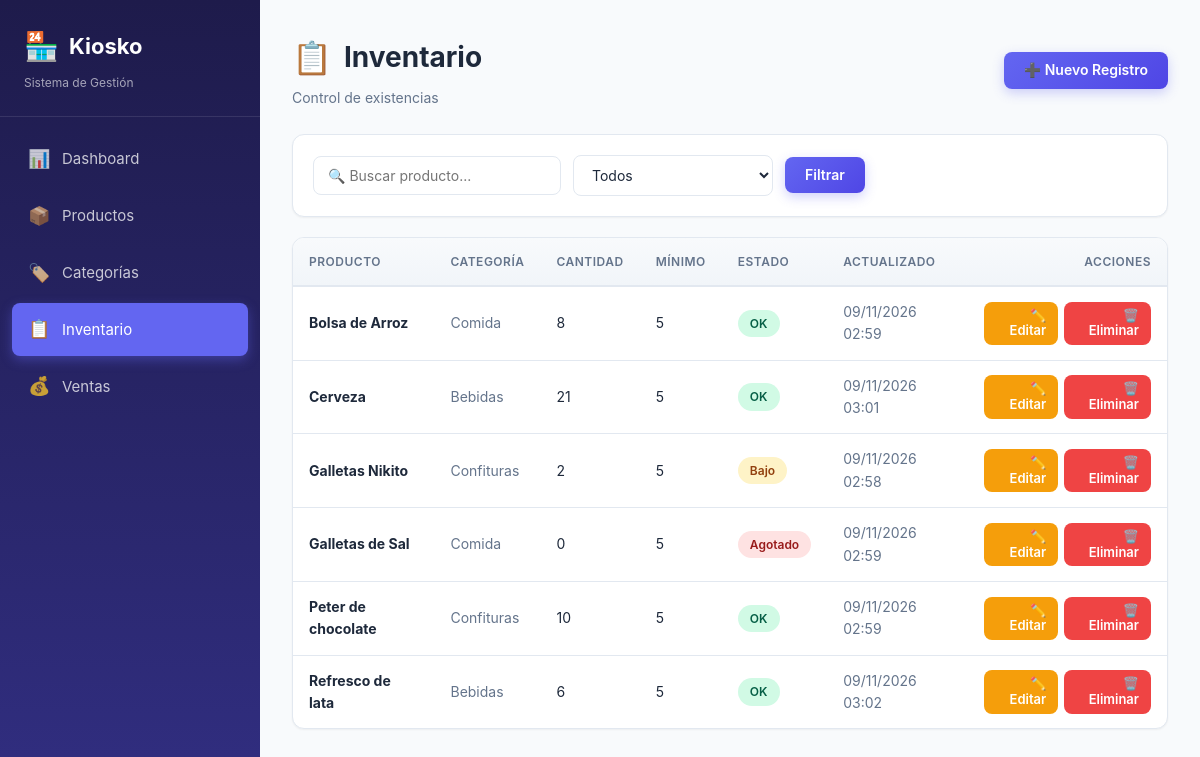
The app's page /inventario/ with its own data.
### tienda/models.py (models this page shows, shortened)
class Inventario(models.Model):
    producto = models.ForeignKey(Producto, on_delete=models.CASCADE,
                                 related_name='inventarios')
    cantidad = models.PositiveIntegerField(default=0)
    stock_minimo = models.PositiveIntegerField(default=5)
    actualizado = models.DateTimeField(auto_now=True)
    class Meta:
        verbose_name = 'Inventario'
        verbose_name_plural = 'Inventario'
        ordering = ['producto__nombre']
    @property
    def bajo_stock(self):
        return self.cantidad <= self.stock_minimo

class Producto(models.Model):
    nombre = models.CharField(max_length=150)
    precio_venta = models.DecimalField(max_digits=10, decimal_places=2,
                                        validators=[MinValueValidator(0)])
    categoria = models.ForeignKey(Categoria, on_delete=models.CASCADE,
                                  related_name='productos')
    creado = models.DateTimeField(auto_now_add=True)
    class Meta:
        verbose_name = 'Producto'
        verbose_name_plural = 'Productos'
        ordering = ['nombre']

class Categoria(models.Model):
    nombre = models.CharField(max_length=100, unique=True)
    descripcion = models.TextField(blank=True, null=True)
    color = models.CharField(max_length=7, default='#6366f1',
                             help_text='Color en formato HEX (ej: #6366f1)')
    creado = models.DateTimeField(auto_now_add=True)
    class Meta:
        verbose_name = 'Categoría'
        verbose_name_plural = 'Categorías'
        ordering = ['nombre']

### tienda/views.py (the view)
# urls.py: path('inventario/', views.inventario_lista, name='inventario_lista'),
def inventario_lista(request):
    q = request.GET.get('q', '')
    filtro = request.GET.get('filtro', '')
    inventarios = Inventario.objects.select_related('producto', 'producto__categoria')
    if q:
        inventarios = inventarios.filter(producto__nombre__icontains=q)
    if filtro == 'bajo':
        inventarios = inventarios.filter(cantidad__lte=F('stock_minimo'))
    elif filtro == 'agotado':
        inventarios = inventarios.filter(cantidad=0)
    return render(request, 'inventario/lista.html', {
        'inventarios': inventarios, 'q': q, 'filtro': filtro,
        'seccion': 'inventario'
    })

### templates/inventario/lista.html (shortened to what this page needs)
{% extends 'base.html' %}
{% block content %}
<div class="page-header">
    <div>
        <h1 class="page-title"><span class="title-icon">📋</span> Inventario</h1>
        <p class="page-subtitle">Control de existencias</p>
    </div>
    <a href="{% url 'inventario_crear' %}" class="btn btn-primary">➕ Nuevo Registro</a>
</div>
<div class="filters">
    <form method="get">
        <input type="text" name="q" value="{{ q }}" placeholder="🔍 Buscar producto..." class="form-input">
        <select name="filtro" class="form-input">
            <option value="">Todos</option>
        </select>
        <button type="submit" class="btn btn-primary">Filtrar</button>
    </form>
</div>
<div class="table-container">
    {% if inventarios %}
    <div class="table-scroll">
        <table>
            <thead>
                <tr>
                    <th>Producto</th>
                    <th>Categoría</th>
                    <th>Cantidad</th>
                    <th>Mínimo</th>
                    <th>Estado</th>
                    <th>Actualizado</th>
                    <th class="text-right">Acciones</th>
                </tr>
            </thead>
            <tbody>
                {% for i in inventarios %}
                <tr>
                    <td><strong>{{ i.producto.nombre }}</strong></td>
                    <td class="text-muted">{{ i.producto.categoria.nombre }}</td>
                    <td>{{ i.cantidad }}</td>
                    <td>{{ i.stock_minimo }}</td>
                    <td>
                        {% if i.cantidad == 0 %}
                            <span class="badge badge-danger">Agotado</span>
                        {% elif i.bajo_stock %}
                            <span class="badge badge-warning">Bajo</span>
                        {% else %}
                            <span class="badge badge-success">OK</span>
                        {% endif %}
                    </td>
                    <td class="text-muted">{{ i.actualizado|date:"d/m/Y H:i" }}</td>
                    <td class="text-right">
                        <div class="table-actions" style="justify-content:flex-end;">
                            <a href="{% url 'inventario_editar' i.pk %}" class="btn btn-warning btn-sm">✏️ Editar</a>
                            <a href="{% url 'inventario_eliminar' i.pk %}" class="btn btn-danger btn-sm">🗑️ Eliminar</a>
                        </div>
                    </td>
                </tr>
                {% endfor %}
            </tbody>
        </table>
    </div>
    {% endif %}
</div>
{% endblock %}

### static/css/style.css (style rules this page uses)
* { margin: 0; padding: 0; box-sizing: border-box; }
:root { --primary: #6366f1; --primary-dark: #4f46e5; --primary-light: #818cf8; --secondary: #ec4899; --success: #10b981; --warning: #f59e0b; --danger: #ef4444; --bg: #f8fafc; --surface: #ffffff; --text: #1e293b; --text-muted: #64748b; --border: #e2e8f0; --shadow-sm: 0 1px 2px rgba(0,0,0,0.05); --shadow: 0 4px 6px -1px rgba(0,0,0,0.1), 0 2px 4px -1px rgba(0,0,0,0.06); --shadow-lg: 0 10px 25px -3px rgba(0,0,0,0.1); --radius: 12px; --radius-sm: 8px; --sidebar-width: 260px; }
body { font-family: -apple-system, BlinkMacSystemFont, 'Segoe UI', Roboto, 'Helvetica Neue', Arial, sans-serif; background: var(--bg); color: var(--text); line-height: 1.6; min-height: 100vh; }
.page-header { display: flex; justify-content: space-between; align-items: center; margin-bottom: 24px; flex-wrap: wrap; gap: 16px; }
.page-title { font-size: 28px; font-weight: 700; color: var(--text); display: flex; align-items: center; gap: 12px; }
.page-title .title-icon { font-size: 32px; }
.page-subtitle { color: var(--text-muted); font-size: 14px; margin-top: 4px; }
.btn { display: inline-flex; align-items: center; gap: 8px; padding: 10px 20px; border: none; border-radius: var(--radius-sm); font-size: 14px; font-weight: 600; cursor: pointer; text-decoration: none; transition: all 0.2s; line-height: 1.2; font-family: inherit; }
.btn-primary { background: linear-gradient(135deg, var(--primary) 0%, var(--primary-dark) 100%); color: white; box-shadow: 0 4px 12px rgba(99,102,241,0.3); }
.btn-warning { background: var(--warning); color: white; }
.btn-danger { background: var(--danger); color: white; }
.btn-sm { padding: 6px 12px; font-size: 13px; }
.table-container { background: var(--surface); border-radius: var(--radius); box-shadow: var(--shadow-sm); border: 1px solid var(--border); overflow: hidden; }
.table-scroll { overflow-x: auto; }
table { width: 100%; border-collapse: collapse; font-size: 14px; }
thead { background: linear-gradient(180deg, #f8fafc 0%, #f1f5f9 100%); }
th { text-align: left; padding: 14px 16px; font-weight: 600; color: var(--text-muted); font-size: 12px; text-transform: uppercase; letter-spacing: 0.5px; border-bottom: 2px solid var(--border); }
td { padding: 14px 16px; border-bottom: 1px solid var(--border); color: var(--text); }
tbody tr:last-child td { border-bottom: none; }
tbody tr { transition: background 0.15s; }
.table-actions { display: flex; gap: 6px; }
.badge { display: inline-block; padding: 4px 12px; border-radius: 50px; font-size: 12px; font-weight: 600; }
.badge-success { background: #d1fae5; color: #065f46; }
.badge-warning { background: #fef3c7; color: #92400e; }
.badge-danger { background: #fee2e2; color: #991b1b; }
.filters { background: var(--surface); padding: 20px; border-radius: var(--radius); box-shadow: var(--shadow-sm); border: 1px solid var(--border); margin-bottom: 20px; display: flex; gap: 12px; flex-wrap: wrap; align-items: center; }
.filters form { display: flex; gap: 12px; flex-wrap: wrap; width: 100%; align-items: center; }
.form-input { padding: 10px 14px; border: 1px solid var(--border); border-radius: var(--radius-sm); font-size: 14px; font-family: inherit; background: white; transition: all 0.2s; min-width: 200px; color: var(--text); }
select.form-input { cursor: pointer; }
.text-right { text-align: right; }
.text-muted { color: var(--text-muted); }

### records on screen
Inventario: producto.nombre "Bolsa de Arroz", producto.categoria.nombre "Comida", cantidad "8", stock_minimo "5", shows "OK", actualizado "09/11/2026 02:59"
Inventario: producto.nombre "Cerveza", producto.categoria.nombre "Bebidas", cantidad "21", stock_minimo "5", shows "OK", actualizado "09/11/2026 03:01"
Inventario: producto.nombre "Galletas Nikito", producto.categoria.nombre "Confituras", cantidad "2", stock_minimo "5", shows "Bajo", actualizado "09/11/2026 02:58"
Inventario: producto.nombre "Galletas de Sal", producto.categoria.nombre "Comida", cantidad "0", stock_minimo "5", shows "Agotado", actualizado "09/11/2026 02:59"
Inventario: producto.nombre "Peter de chocolate", producto.categoria.nombre "Confituras", cantidad "10", stock_minimo "5", shows "OK", actualizado "09/11/2026 02:59"
Inventario: producto.nombre "Refresco de lata", producto.categoria.nombre "Bebidas", cantidad "6", stock_minimo "5", shows "OK", actualizado "09/11/2026 03:02"
